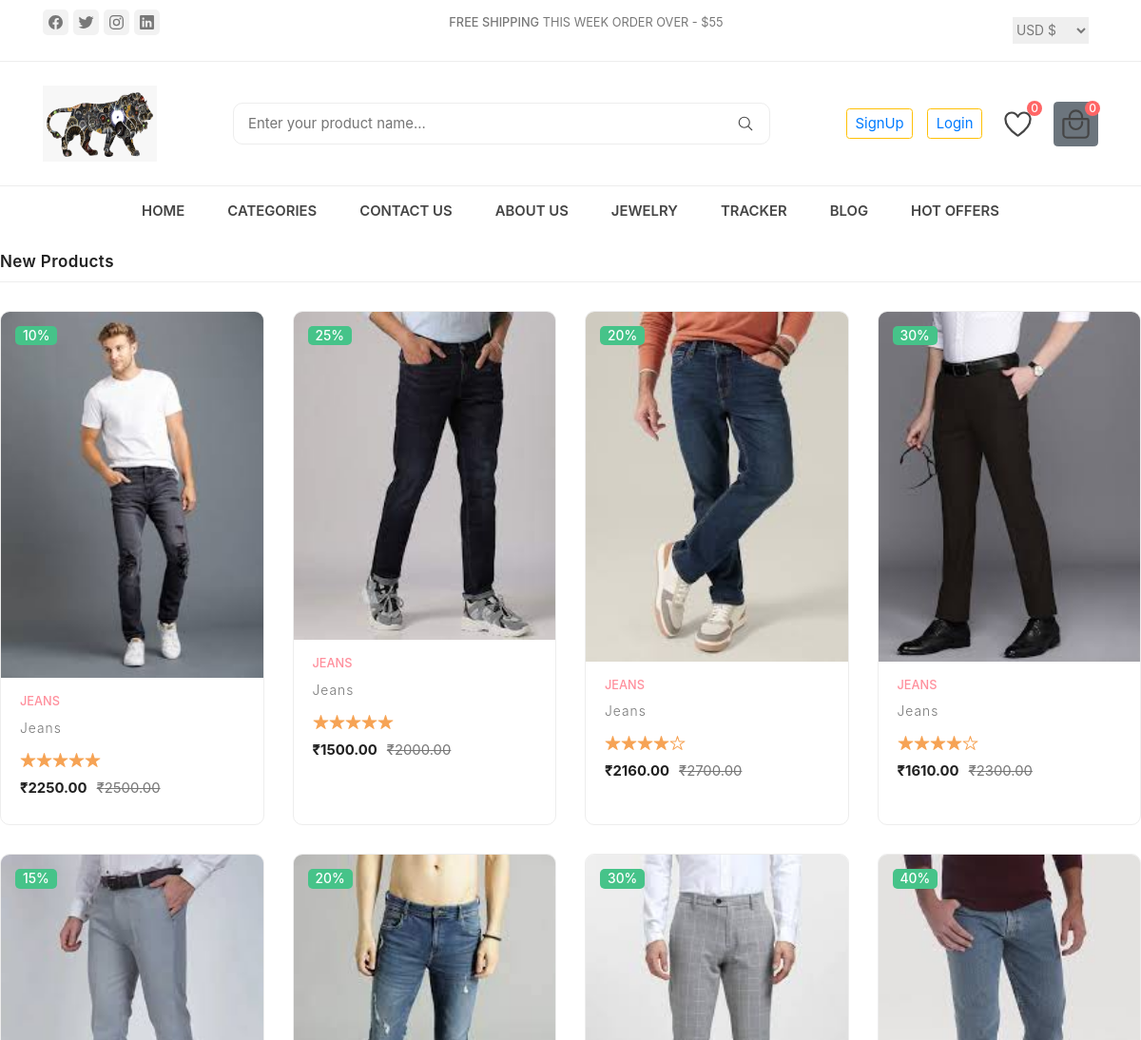
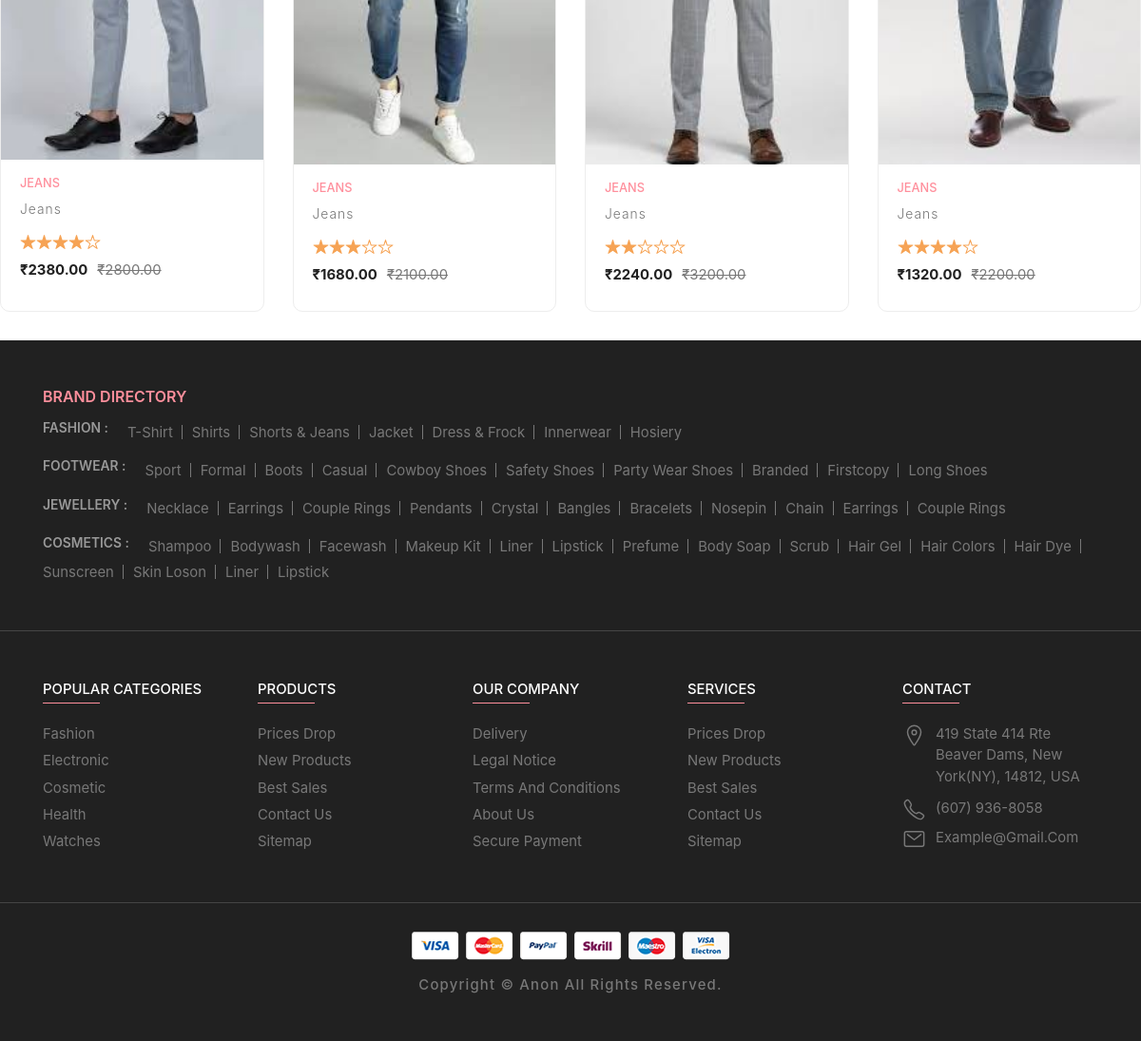
The app's page /jeans/ with its own data (2 pictures, top to bottom).
### productcart/models.py (models this page shows, shortened)
class Products(models.Model):
    product_name = models.CharField(max_length=100)
    product_desc = HTMLField()
    product_price = models.DecimalField(max_digits=10, decimal_places=2, default=None)
    product_image = models.ImageField(upload_to="products/", max_length=250, null=True, default=None)
    showcase_badge = models.CharField(max_length=10, null=True, blank=True)
    showcase_rating = models.PositiveIntegerField(null=True, blank=True)
    discounted_price = models.DecimalField(max_digits=10, decimal_places=2, null=True, blank=True)
    category = models.ForeignKey(Category, on_delete=models.CASCADE)
    subcategory = models.ForeignKey(Subcategory, on_delete=models.CASCADE, blank=True, null=True)

### mysite/views.py (the view)
# urls.py: path('jeans/', views.render_jeans),
def render_jeans(request):
    try:
        mens_category = Category.objects.get(name="Mens")
        subcategory_name = "jeans"
        subcategory = Subcategory.objects.get(name=subcategory_name)
        productdata = Products.objects.filter(category=mens_category, subcategory=subcategory)
        for product in productdata:
            if product.showcase_rating is not None:
                product.rating_difference = 5 - product.showcase_rating
            else:
                product.rating_difference = 5
        data = {
            'productdata': productdata
        }
        return render(request, "jeans.html", data)
    except Category.DoesNotExist:
        return HttpResponse("Mens category does not exist")
    except Subcategory.DoesNotExist:
        return HttpResponse("Subcategory 'jeans' does not exist")

### productcart/templatetags/custom_filters.py (called while the page is built)
@register.filter
def get_range(value):
    return range(1, value + 1)

### templates/jeans.html (shortened to what this page needs)
{% extends 'base.html' %}
{% load custom_filters %}
{% block content %}
<body>
    <div class="product-main">
        <h2 class="title">New Products</h2>
        <div class="product-grid">
            {% for product in productdata %}
            <div class="showcase">
                <div class="showcase-banner">
                    <img src="/media/{{ product.product_image|safe }}" alt="{{ product.product_name }}" width="300" class="product-img default">
                    <p class="showcase-badge">{{ product.showcase_badge }}</p>
                </div>
                <div class="showcase-content">
                    <a href="#" class="showcase-category">{{ product.product_name|safe }}</a>
                    <a href="#">
                        <h3 class="showcase-title">{{ product.product_desc|safe }}</h3>
                    </a>
                    <div class="showcase-rating">
                        {% for _ in product.showcase_rating|default:0|get_range %}
                            <ion-icon name="star"></ion-icon>
                        {% endfor %}
                        {% for _ in product.rating_difference|default:0|get_range %}
                            <ion-icon name="star-outline"></ion-icon>
                        {% endfor %}
                    </div>
                    <div class="price-box">
                        <p class="price">&#x20B9;{{ product.discounted_price|safe }}</p>
                        <del>&#x20B9;{{product.product_price}}</del>
                    </div>
                </div>
            </div>
            {% endfor %}
        </div>
    </div>
</body>
{% endblock  %}

### static/css/style-prefix.css (style rules this page uses)
:root { --spanish-gray: hsl(0, 0%, 60%); --sonic-silver: hsl(0, 0%, 47%); --eerie-black: hsl(0, 0%, 13%); --salmon-pink: hsl(353, 100%, 78%); --sandy-brown: hsl(29, 90%, 65%); --bittersweet: hsl(0, 100%, 70%); --ocean-green: hsl(152, 51%, 52%); --davys-gray: hsl(0, 0%, 33%); --cultured: hsl(0, 0%, 93%); --white: hsl(0, 100%, 100%); --onyx: hsl(0, 0%, 27%); --fs-1: 1.563rem; --fs-2: 1.375rem; --fs-3: 1.25rem; --fs-4: 1.125rem; --fs-5: 1rem; --fs-6: 0.938rem; --fs-7: 0.875rem; --fs-8: 0.813rem; --fs-9: 0.75rem; --fs-10: 0.688rem; --fs-11: 0.625rem; --weight-300: 300; --weight-400: 400; --weight-500: 500; --weight-600: 600; --weight-700: 700; --border-radius-md: 10px; --border-radius-sm: 5px; --transition-timing: 0.2s ease; }
*, *::before, *::after { margin: 0; padding: 0; -webkit-box-sizing: border-box; box-sizing: border-box; }
html { font-family: "Poppins", sans-serif; -ms-scroll-chaining: none; overscroll-behavior: contain; }
body { background: var(--white); }
.title { color: var(--eerie-black); font-size: var(--fs-5); font-weight: var(--weight-600); letter-spacing: 0.4px; text-transform: capitalize; padding-bottom: 10px; border-bottom: 1px solid var(--cultured); margin-bottom: 30px; }
.product-main { margin-bottom: 30px; }
.product-grid { display: -ms-grid; display: grid; -ms-grid-columns: 1fr; grid-template-columns: 1fr; gap: 25px; }
.product-grid .showcase { border: 1px solid var(--cultured); -webkit-border-radius: var(--border-radius-md); border-radius: var(--border-radius-md); overflow: hidden; -webkit-transition: var(--transition-timing); -o-transition: var(--transition-timing); transition: var(--transition-timing); }
.product-grid .showcase-banner { position: relative; }
.product-grid .product-img { width: 100%; height: 100%; -o-object-fit: cover; object-fit: cover; -webkit-transition: var(--transition-timing); -o-transition: var(--transition-timing); transition: var(--transition-timing); }
.product-grid .product-img.default { position: relative; z-index: 1; }
.product-grid .showcase-badge { position: absolute; top: 15px; left: 15px; background: var(--ocean-green); font-size: var(--fs-8); font-weight: var(--weight-500); color: var(--white); padding: 0 8px; -webkit-border-radius: var(--border-radius-sm); border-radius: var(--border-radius-sm); z-index: 3; }
.product-grid .showcase-content { padding: 15px 20px 0; }
.product-grid .showcase-category { color: var(--salmon-pink); font-size: var(--fs-9); font-weight: var(--weight-500); text-transform: uppercase; margin-bottom: 10px; }
.product-grid .showcase-title { color: var(--sonic-silver); font-size: var(--fs-8); font-weight: var(--weight-300); text-transform: capitalize; letter-spacing: 1px; margin-bottom: 10px; -webkit-transition: var(--transition-timing); -o-transition: var(--transition-timing); transition: var(--transition-timing); }
.product-grid .showcase-rating { display: -webkit-box; display: -webkit-flex; display: -ms-flexbox; display: flex; color: var(--sandy-brown); margin-bottom: 10px; }
.product-grid .price-box { display: -webkit-box; display: -webkit-flex; display: -ms-flexbox; display: flex; gap: 10px; font-size: var(--fs-7); color: var(--eerie-black); margin-bottom: 10px; }
.product-grid .price { font-weight: var(--weight-700); }
.product-grid del { color: var(--sonic-silver); }
@media (min-width: 480px) { :root { --fs-1: 1.875rem; } }
@media (min-width: 480px) { .product-grid { -ms-grid-columns: 1fr 30px 1fr; grid-template-columns: 1fr 1fr; gap: 30px; } }
@media (min-width: 768px) { :root { --fs-1: 2.375rem; } }
@media (min-width: 768px) { html { font-size: 17px; } }
@media (min-width: 1024px) { :root { --fs-1: 2.625rem; --fs-2: 1.125rem; } }
@media (min-width: 1024px) { .product-grid { -ms-grid-columns: (1fr)[3]; grid-template-columns: repeat(3, 1fr); } }
@media (min-width: 1200px) { .product-grid { -ms-grid-columns: (1fr)[4]; grid-template-columns: repeat(4, 1fr); } }

### records on screen
Products: product_image (picture), showcase_badge "10%", product_name "JEANS", product_desc "Jeans", discounted_price "2250.00", product_price "2500.00"
Products: product_image (picture), showcase_badge "25%", product_name "JEANS", product_desc "Jeans", discounted_price "1500.00", product_price "2000.00"
Products: product_image (picture), showcase_badge "20%", product_name "JEANS", product_desc "Jeans", discounted_price "2160.00", product_price "2700.00"
Products: product_image (picture), showcase_badge "30%", product_name "JEANS", product_desc "Jeans", discounted_price "1610.00", product_price "2300.00"
Products: product_image (picture), showcase_badge "15%", product_name "JEANS", product_desc "Jeans", discounted_price "2380.00", product_price "2800.00"
Products: product_image (picture), showcase_badge "20%", product_name "JEANS", product_desc "Jeans", discounted_price "1680.00", product_price "2100.00"
Products: product_image (picture), showcase_badge "30%", product_name "JEANS", product_desc "Jeans", discounted_price "2240.00", product_price "3200.00"
Products: product_image (picture), showcase_badge "40%", product_name "JEANS", product_desc "Jeans", discounted_price "1320.00", product_price "2200.00"
